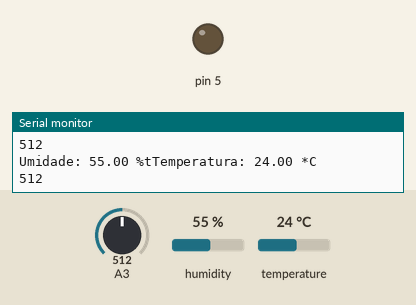
Simulated run of this sketch. Board: Arduino Uno, built with avr-gcc and run on an emulated ATmega328P. Shown: output pins drawn as LEDs (lit = HIGH), the last lines printed to the serial monitor. The test bench sets the inputs (shaded band); at power-on: A3 = 512, humidity 55 %, temperature 24 °C.

Above: at 2.8 s.
2.9 s: A3 set to 537
5.6 s: A3 set to 567
At 6.5 s:
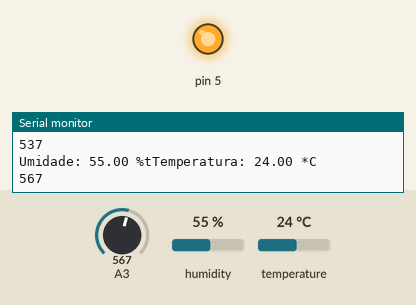
8.3 s: A3 set to 540
At 11.3 s:
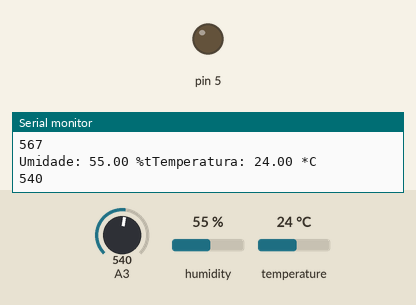
11.6 s: A3 set to 560
At 12.5 s:
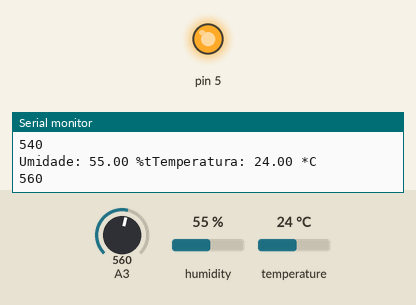
Timing chart, 0 to 14.6 s (numbered marks = the images above; inputs shaded):
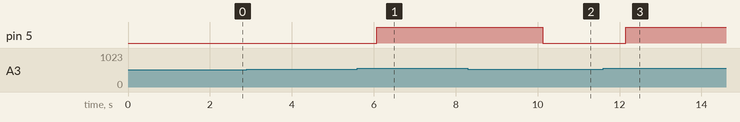

Measured:
- the behaviour switches between 549 and 550 on A3 (found by bisection; images 0 and 1)
- after the input at 5.6 s, pin 5: LOW → HIGH after 0.47 s
- after the input at 8.3 s, pin 5: HIGH → LOW after 1.8 s
- after the input at 11.6 s, pin 5: LOW → HIGH after 0.55 s

The sketch:

DTHH.ino
```cpp
#include "DHT.h"

#define DHTPIN A1 // pino que estamos conectado
#define DHTTYPE DHT11 // DHT 11

// Conecte pino 1 do sensor (esquerda) ao +5V
// Conecte pino 2 do sensor ao pino de dados definido em seu Arduino
// Conecte pino 4 do sensor ao GND
// Conecte o resistor de 10K entre pin 2 (dados)
// e ao pino 1 (VCC) do sensor
DHT dht(DHTPIN, DHTTYPE);
int temperatura;
void setup()
{
  Serial.begin(9600);
  Serial.println("DHTxx test!");
  dht.begin();
  pinMode (5,OUTPUT);
}

void loop()
{
  temperatura = analogRead (DHT11);
  Serial.println(temperatura);
  if (temperatura >= 550) //valor susposto da temperatura de 34,4º
  {
    digitalWrite (5, HIGH);
    delay (2000);
  }
  else
  {
    digitalWrite(5,LOW);
    delay (2000);
  }
  // A leitura da temperatura e umidade pode levar 250ms!
  // O atraso do sensor pode chegar a 2 segundos.
  float h = dht.readHumidity();
  float t = dht.readTemperature();
  // testa se retorno é valido, caso contrário algo está errado.
  if (isnan(t) || isnan(h))
  {
    Serial.println("Failed to read from DHT");
  }
  else
  {
    Serial.print("Umidade: ");
    Serial.print(h);
    Serial.print(" %t");
    Serial.print("Temperatura: ");
    Serial.print(t);
    Serial.println(" *C");
  }
}
```
